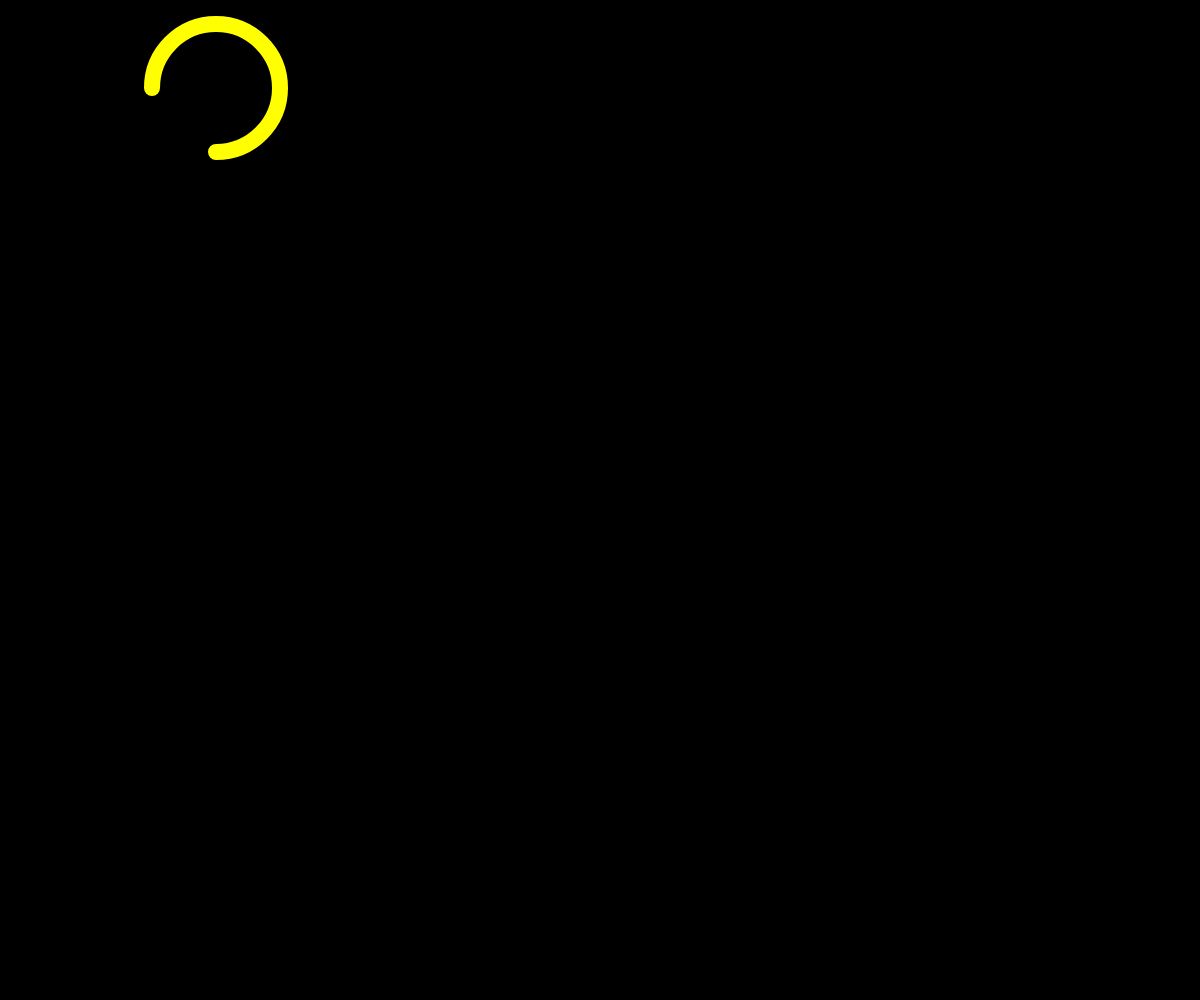
Frame 1 (no input)
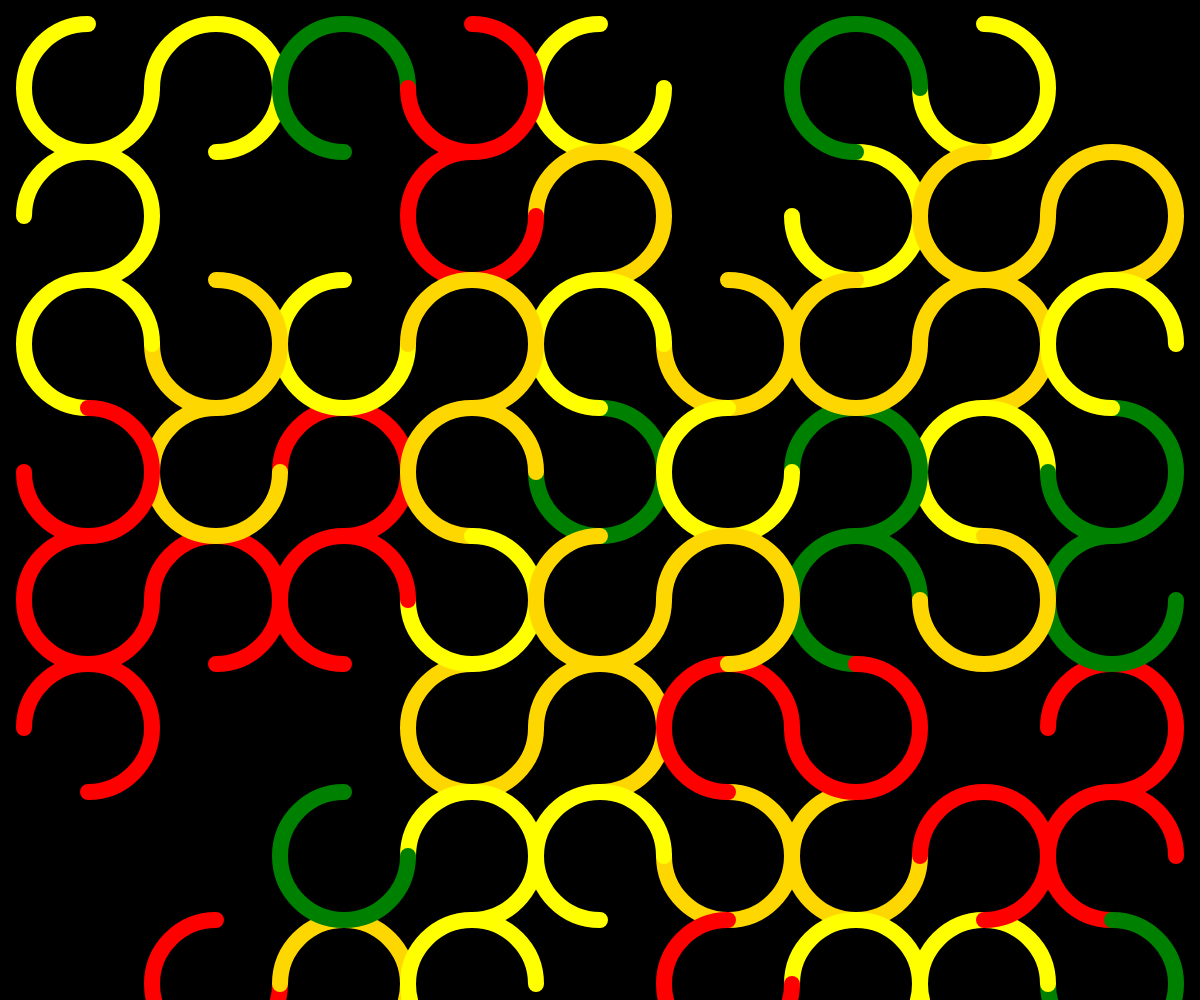
Frame 60 (no input)
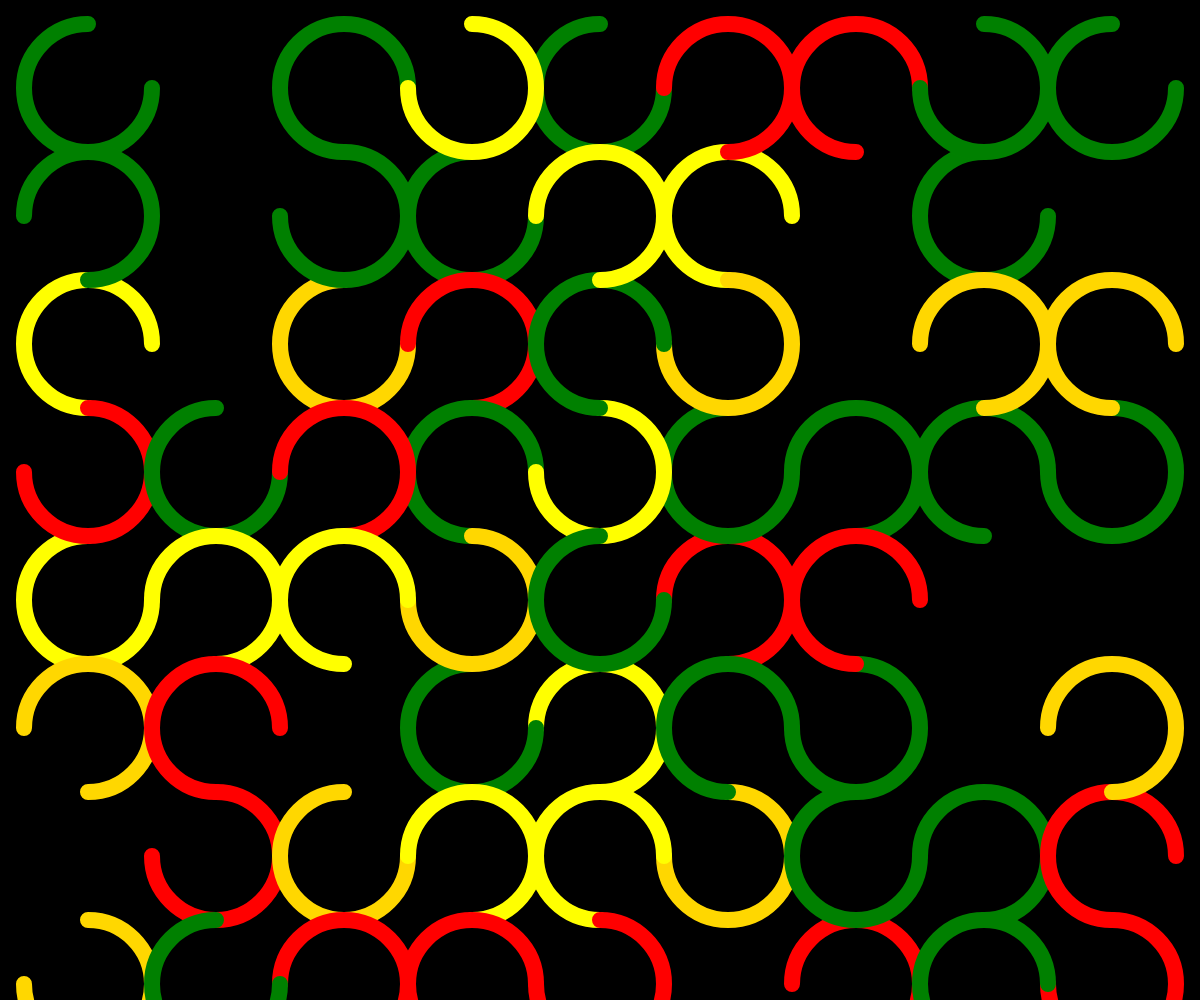
Frame 120 (the mouse pressed at the canvas centre since frame 60)

The p5.js sketch that drew these frames (run headless with seeded random() and noise() and a simulated clock; from frame 60 on, the mouse is pressed at the canvas centre):

// p5.js sketch
// ── sketch.js
// https://editor.p5js.org/jht9629-nyu/sketches/oX_IJ2zVt
// arc overlap free v29

let my = {};
function setup() {
  my.ninner = 4;
  my.nwidth = 9;
  my.pmargin = 0.02;
  my.pauseSeconds = 30;
  createCanvas(windowWidth, windowHeight);
  init_page();
  // frameRate(2);
  my.npause = getTargetFrameRate() * my.pauseSeconds;
  setup_fullScreenButton();
}
function draw() {
  if (my.ipause > 0) {
    my.ipause = my.ipause - 1;
    if (my.ipause <= 0) {
      init_page();
    }
    return;
  }
  if (my.i >= my.arr.length) {
    my.innerCount += 1;
    if (my.innerCount >= my.ninner) {
      my.ipause = my.npause;
      return;
    }
    my.i = 0;
  }
  let [x, y, fgs, index] = my.arr[my.i];
  x += my.margin + my.w / 2;
  y += my.margin + my.h / 2;
  fg = fgs[my.innerCount % fgs.length];
  draw_bullseye(x, y, my.w, my.h, fg, index);
  my.i += 1;
}
function init_vars() {
  my.startAngles = [
    //
    HALF_PI * 0,
    HALF_PI * 2,
    HALF_PI * 1,
    HALF_PI * 3,
  ];
  // let gold = [187, 165, 61];
  my.fg_colors = ["red", "green", "gold", "yellow"];
  my.bg_colors = ["black"];
  // my.bg_colors = ["white", "black"];
  my.innerCount = 0;
  my.ipause = 0;
  let p = my.nwidth;
  if (p < 1) p = 1;
  my.margin = width * my.pmargin;
  my.mwidth = max(width - my.margin * 2, 2);
  my.mheight = max(height - my.margin * 2, 2);
  my.w = my.mwidth / p;
  // my.w = Math.floor(my.mwidth / p);
  my.h = my.w;
  my.i = 0;
  my.arr = [];
  let h = my.h ;
  let w = my.w ;
  // let h = my.h - (my.h / my.ninner) * 0.5;
  // let w = my.w - (my.w / my.ninner) * 0.5;
  let index = 0;
  for (let y = 0; y < my.mheight; y += h) {
    for (let x = 0; x < my.mwidth; x += w) {
      let fgs = shuffle(my.fg_colors);
      my.arr.push([x, y, fgs, index]);
      index += 1;
    }
  }
  shuffle(my.arr, true);
}
function draw_bullseye(x, y, w, h, fg, index) {
  let n = my.ninner;
  let i = my.innerCount;
  let s = (n - i) / n;
  noFill();
  stroke(fg);
  strokeWeight(w * (1 / n) * 0.5);
  let start = my.startAngles[index % my.startAngles.length];
  // let start = random(my.startAngles);
  let end = start + PI + HALF_PI;
  arc(x, y, w * s, h * s, start, end);
  // ellipse(x, y, w * s, h * s, start, end);
}
function draw_bullseye1(x, y, w, h, fg) {
  let n = my.ninner;
  let i = my.innerCount;
  // for (let i = 0; i < n; i++) {
  fill(fg);
  let s = (n - i) / n;
  ellipse(x, y, w * s, h * s);
  // }
}

// arc(x, y, w, h, start, stop, [mode], [detail])

function fg_color() {
  return random(my.fg_colors);
  // return [random(255), random(255), random(255)];
}

function bg_color() {
  return random(my.bg_colors);
  // return [random(255), random(255), random(255)];
}

function init_page() {
  init_vars();
  background(bg_color());
}
function mousePressed() {
  init_page();
}
function windowResized() {
  resizeCanvas(windowWidth, windowHeight);
  init_page();
}

// --
function setup_fullScreenButton() {
  my.fullScreenButton = createButton("?=v27 Full");
  my.fullScreenButton.mousePressed(fullScreen_action);
  my.fullScreenButton.style("font-size:42px");
  my.plusButton = createButton("[+]");
  my.plusButton.mousePressed(plusButton_action);
  my.plusButton.style("font-size:42px");
  my.minusButton = createButton("[-]");
  my.minusButton.mousePressed(minusButton_action);
  my.minusButton.style("font-size:42px");
}
function plusButton_action() {
  my.nwidth += 1;
  init_page();
}
function minusButton_action() {
  my.nwidth -= 1;
  init_page();
}

function fullScreen_action() {
  my.fullScreenButton.remove();
  my.plusButton.remove();
  my.minusButton.remove();
  fullscreen(1);
  let delay = 3000;
  setTimeout(ui_present_window, delay);
}

function ui_present_window() {
  resizeCanvas(windowWidth, windowHeight);
  init_vars();
  // init_dim();
}

// Respond to window resizing event
function windowResized() {
  resizeCanvas(windowWidth, windowHeight);
}

// https://editor.p5js.org/jht9629-nyu/sketches/KpCniSa1w
// shapes random frameRate v15

// https://editor.p5js.org/jht9629-nyu/sketches/GzlO70dCj
// shapes random array v17

// https://editor.p5js.org/jht9629-nyu/sketches/pW2RT5UHy
// shapes random array circle v20

// https://editor.p5js.org/jht9629-nyu/sketches/Iru8nBTSf
// shapes random pause v21

// https://editor.p5js.org/jht9629-nyu/sketches/n0LYuXRmX
// shapes random pause v22

// https://editor.p5js.org/jht9629-nyu/sketches/_waqMsgSP
// shapes random pause v23

// https://editor.p5js.org/jht9629-nyu/sketches/npE4WZS_0
// shapes random ninner v24

// https://editor.p5js.org/jht9629-nyu/sketches/6vzZeu7LG
// shapes random innerCount v25

// https://editor.p5js.org/jht9629-nyu/sketches/L4ClpFHhJ
// random innerCount overlap v26

// https://editor.p5js.org/jht9629-nyu/sketches/9GoF-em-1
// random innerCount overlap v27

// https://editor.p5js.org/jht9629-nyu/sketches/Vz7S8m4vY
// innerCount overlap free v28
